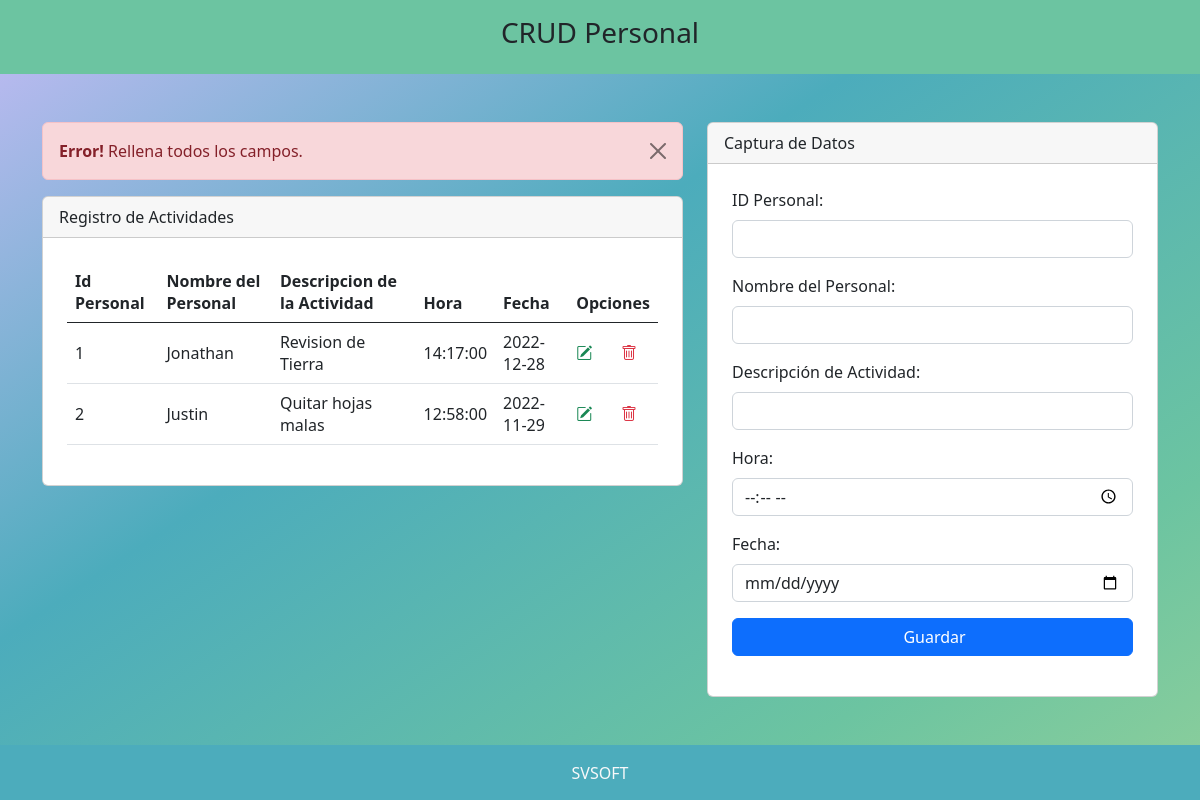
/negocio/perSupervisor.php?mensaje=falta, run on the app's committed database.
### tables this page shows
CREATE TABLE `personal` (
  `idPersona` int(11) NOT NULL AUTO_INCREMENT,
  `nombre` varchar(45) NOT NULL,
  `actividad` varchar(45) NOT NULL,
  `hora` time NOT NULL,
  `fecha` date NOT NULL,
  PRIMARY KEY (`idPersona`)
);

### negocio/perSupervisor.php (the view, shortened to what this page needs)
<link rel="stylesheet" href="css/fondoEstatico.css">
<link rel="stylesheet" href="css/bootstrap.css">
<?php include 'template/headerPersona.php' ?>
<?php
    include_once "model/conexionPersona.php";
    $sentencia = $bd -> query("select * from personal");
    $personal = $sentencia->fetchAll(PDO::FETCH_OBJ);
?>
<div class="container mt-5">
    <div class="row justify-content-center">
        <div class="col-md-7">
            <?php
                if(isset($_GET['mensaje']) and $_GET['mensaje'] == 'falta'){
            ?>
            <div class="alert alert-danger alert-dismissible fade show" role="alert">
            <strong>Error!</strong> Rellena todos los campos.
            <button type="button" class="btn-close" data-bs-dismiss="alert" aria-label="Close"></button>
            </div>
            <?php
                }
            ?>
            <div class="card">
                <div class="card-header">
                    Registro de Actividades
                </div>
                <div class="p-4">
                        <table class="table align-middle">
                            <thead>
                                <tr>
                                    <th scope="col">Id Personal</th>
                                    <th scope="col">Nombre del Personal</th>
                                    <th scope="col">Descripcion de la Actividad</th>
                                    <th scope="col">Hora</th>
                                    <th scope="col">Fecha</th>
                                    <th scope="col" colspan="2" >Opciones</th>
                                </tr>
                            </thead>
                            <tbody>
                            <?php
                                foreach($personal as $dato){
                            ?>
                                <tr>
                                    <td scope="row"><?php echo $dato->idPersona; ?></td>
                                    <td><?php echo $dato->nombre; ?></td>
                                    <td><?php echo $dato->actividad; ?></td>
                                    <td><?php echo $dato->hora; ?></td>
                                    <td><?php echo $dato->fecha; ?></td>
                                    <td><a class="text-success" href="ModificarPersona.php?idPersona=<?php echo $dato->idPersona; ?>"><i class="bi bi-pencil-square"></i></a></td>
                                    <td><a onclick="return confirm('Estas seguro de eliminar?');" class="text-danger" href="EliminarPersona.php?idPersona=<?php echo $dato->idPersona; ?>"><i class="bi bi-trash"></i></a></td>
                                </tr>
                                <?php
                                }
                                ?>
                            </tbody>
                        </table>
                    </div>
                </div>
            </div>
        <div class="col-md-5">
            <div class="card">
                <div class="card-header">
                    Captura de Datos
                </div>
                <form  class="p-4" method="POST" action="RegistrarPersona.php">
                    <div class="mb-3">
                        <label class="form-label">ID Personal: </label>
                    <input type="text" class="form-control" name="txtID" autofocus required>
                    </div>
                    <div class="mb-3">
                        <label class="form-label">Nombre del Personal: </label>
                    <input type="text" class="form-control" name="txtNombre" autofocus required>
                    </div>
                    <div class="mb-3">
                        <label class="form-label">Descripción de Actividad: </label>
                    <input type="text" class="form-control" name="txtActividades" autofocus required>
                    </div>
                    <div class="mb-3">
                        <label class="form-label">Hora: </label>
                    <input type="time" class="form-control" name="txtHora" autofocus required>
                    </div>
                    <div class="mb-3">
                        <label class="form-label">Fecha: </label>
                    <input type="date" class="form-control" name="txtFecha" autofocus required>
                    </div>
                    <div class="d-grid">
                        <input type="submit" class="btn btn-primary" value=" Guardar">
                    </div>
                </form>
            </div>
        </div>
    </div>
</div>
<br></br>
<?php include 'template/footerPersona.php' ?>

### negocio/css/fondoEstatico.css (style rules this page uses)
body { font-family: sans-serif; display: grid; color: white; width: 100%; height: 100%; background-image: linear-gradient( to bottom right, #C4BBF5 0%, #4CACBC 20%, #6CC4A1 40%, #Add995 60%, #F6E9C5 80% ); background-size: 200% 200%; }

### negocio/presentacion/css/SvSoft.css (style rules this page uses)
body { box-sizing: border-box; font-family: monospace; margin: 20px; }

### data on the page
personal: idPersona "1", nombre "Jonathan", actividad "Revision de Tierra", hora "14:17:00", fecha "2022-12-28"
personal: idPersona "2", nombre "Justin", actividad "Quitar hojas malas", hora "12:58:00", fecha "2022-11-29"
